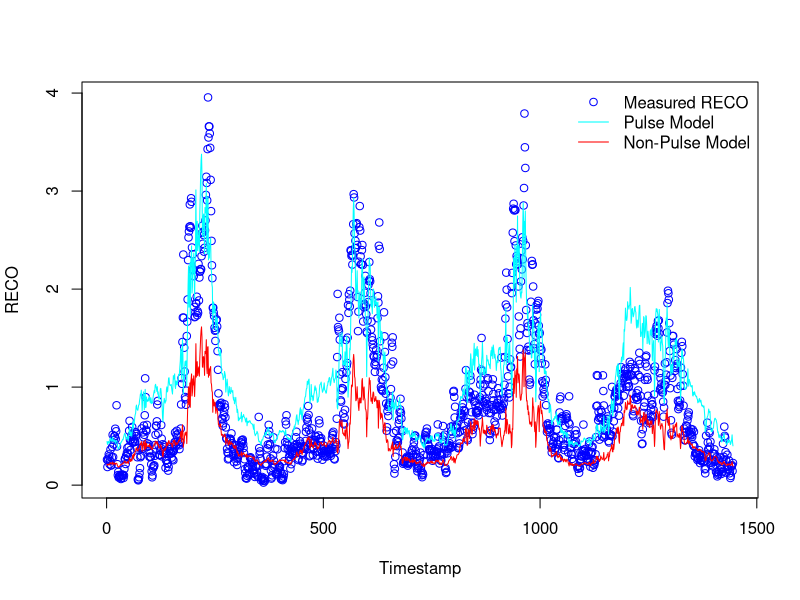
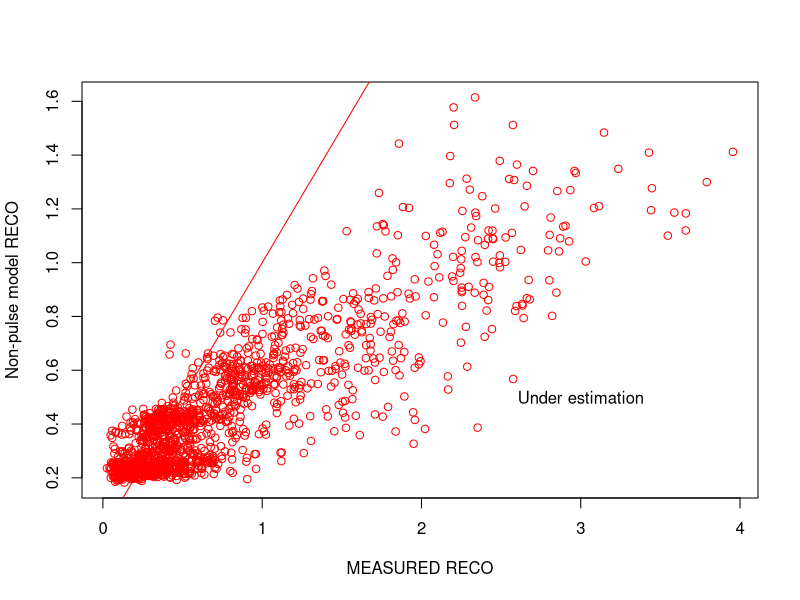
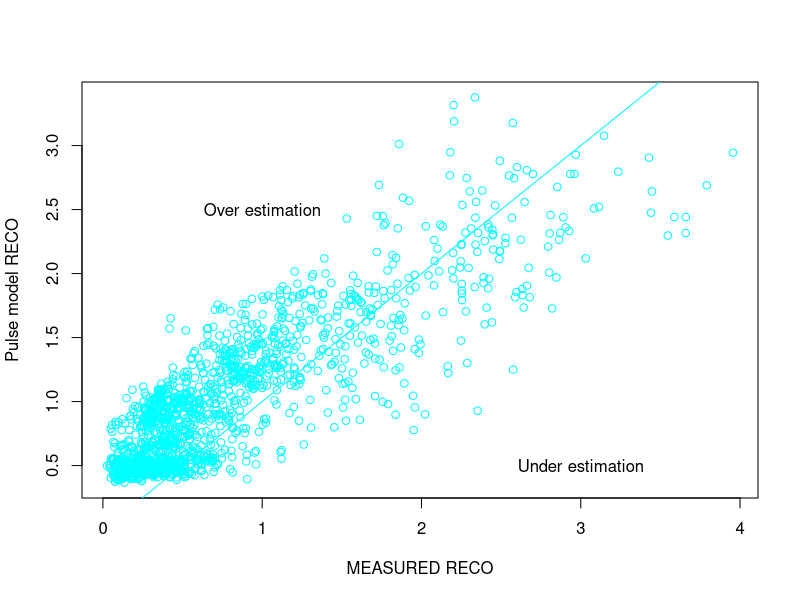
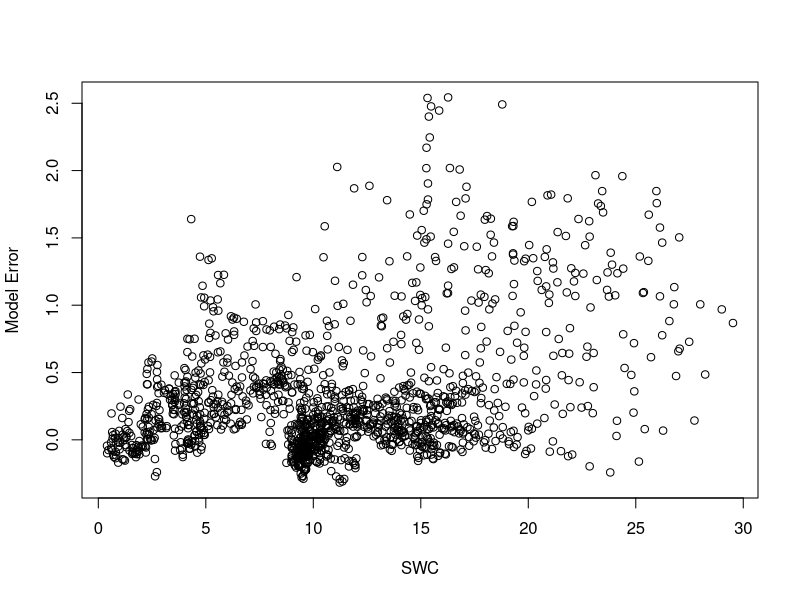

The R source for these figures, in order:
########## Non-linear model for daily data ##################
# Fitting parameters for model4 from Roby et al 2019

##### Read in pulse and non-pulse data generated by CreateVariableDuration.R

years_sum_Pulse0 <- read.csv("data/years_sum_Pulse0_DM.csv", header = TRUE, na.strings = "NaN")
years_sum_Pulse1<- read.csv("data/years_sum_Pulse1_DM.csv", header = TRUE, na.strings = "NaN")
years_sum1<- read.csv("data/years_sum1_DM.csv", header = TRUE, na.strings = "NaN")

# STARTING PARAMETERS

SMopt =0.125 #Note that we FIXED SMopt at the value used in Roby et al 2019


SoilMoisture =years_sum_Pulse0$meanSWC5/100
meanSWC5_NP = SoilMoisture
meanST5_NP = years_sum_Pulse0$meanST5
meanGPP_NP = years_sum_Pulse0$meanGPP
GPPmax_NP = max(years_sum_Pulse0$meanGPP)

Param_model4_NP <- nls(meanRECO ~ Fref*((meanGPP_NP/GPPmax_NP +n)/1+n) *(1-c4*(0.1-meanSWC5_NP)^2)*exp(b4*meanST5_NP), 
                    data = years_sum_Pulse0,
                    start = list(Fref=0.75,  c4=56.54, b4=0.04, n=0.84),
                    control = nls.control(maxiter = 1000, minFactor = 0.01)
)
Summary_Model4_NP = summary(Param_model4_NP)

# Formula: meanRECO ~ Fref * ((meanGPP_NP/GPPmax_NP + n)/1 + n) * (1 - c4 * 
#                                                                    (0.1 - meanSWC5_NP)^2) * exp(b4 * meanST5_NP)
# 
# Parameters:
#   Estimate Std. Error t value Pr(>|t|)    
# Fref  0.556847   0.032703  17.027   <2e-16 ***
#   c4   -0.176707   5.661176  -0.031    0.975    
# b4    0.030299   0.002087  14.515   <2e-16 ***
#   n     0.145719   0.007544  19.316   <2e-16 ***
#   ---
#   Signif. codes:  0 ‘***’ 0.001 ‘**’ 0.01 ‘*’ 0.05 ‘.’ 0.1 ‘ ’ 1
# 
# Residual standard error: 0.1902 on 886 degrees of freedom
# 
# Number of iterations to convergence: 6 
# Achieved convergence tolerance: 3.229e-06

# NON_Pulse parameters
FrefNP = 0.556847 
SMoptNP =0.125 
c4NP = -0.176707   
b4NP =  0.030299
nNP=  0.145719





SoilMoisture_P =years_sum_Pulse1$meanSWC5/100
meanSWC5_P = SoilMoisture_P
meanST5_P = years_sum_Pulse1$meanST5
meanGPP_P = years_sum_Pulse1$meanGPP
GPPmax_P = max(years_sum_Pulse1$meanGPP)

Param_model4_P <- nls(meanRECO ~ Fref*((meanGPP_P/GPPmax_P +n)/1+n) *(1-c4*(0.1-meanSWC5_P)^2)*exp(b4*meanST5_P), 
                       data = years_sum_Pulse1,
                       start = list(Fref=0.75,  c4=56.54, b4=0.04, n=0.84),
                       control = nls.control(maxiter = 1000, minFactor = 0.01)
)
Summary_Model4_P = summary(Param_model4_P)
# 
# Parameters:
#   Estimate Std. Error t value Pr(>|t|)    
# Fref  0.907670   0.076816   11.82   <2e-16 ***
#   c4   -1.975783   1.647082   -1.20    0.231    
# b4    0.037579   0.002554   14.71   <2e-16 ***
#   n     0.176306   0.012290   14.35   <2e-16 ***
# Pulse parameters
FrefP = 0.907670 
SMoptP =0.125 
c4P = -1.975783   
b4P =   0.037579
nP=  0.176306





# Setting up drivers for all time
All_meanSWC5 =years_sum1$meanSWC5/100
All_meanST5 = years_sum1$meanST5
All_meanGPP = years_sum1$meanGPP
All_GPPmax = max(years_sum1$meanGPP)

#run model for full time series based on non-pulse time parameters
ALL_model4_NP = FrefNP*((All_meanGPP/All_GPPmax +nNP)/1+nNP) *(1-c4NP*(SMoptNP-All_meanSWC5)^2)*exp(b4NP*All_meanST5)
#run model for full time series based on pulse time parameters
All_model4_P = FrefP*((All_meanGPP/All_GPPmax +nP)/1+nP) *(1-c4P*(SMoptP-All_meanSWC5)^2)*exp(b4P*All_meanST5)


# Plot the RECO time series
plot(years_sum1$meanRECO, type = "p", col = "blue", xlab = "Timestamp", ylab = "RECO")
# Add the model output time series to the plot
lines( ALL_model4_NP, type = "l", col = "red")
lines( All_model4_P, type = "l", col = "cyan")
# create the legend
legend(x = "topright",
       legend = c("Measured RECO", "Pulse Model", "Non-Pulse Model"),
       pch = c(1, NA, NA),
       col = c("blue", "cyan", "red"),
       lty = c(NA, 1, 1),
       bty = "n")




plot(years_sum1$meanRECO,ALL_model4_NP, type = "p", col = "red", xlab = "MEASURED RECO", ylab = "Non-pulse model RECO")
text(x = 1, y = 2.5, labels = "Over estimation")
text(x = 3, y = 0.5, labels = "Under estimation")
points( years_sum1$meanRECO,years_sum1$meanRECO,  type = "l", col = "red")

plot(years_sum1$meanRECO,All_model4_P,  type = "p", col = "cyan", xlab = "MEASURED RECO", ylab = "Pulse model RECO")
text(x = 1, y = 2.5, labels = "Over estimation")
text(x = 3, y = 0.5, labels = "Under estimation")
points( years_sum1$meanRECO,years_sum1$meanRECO,  type = "l", col = "cyan")


# Calulate the model residual and investigate whether residuals are higher during pulse times. 
Model_residual = years_sum1$meanRECO-ALL_model4_NP
plot(years_sum1$meanSWC5,Model_residual, xlab = "SWC", ylab = "Model Error")
